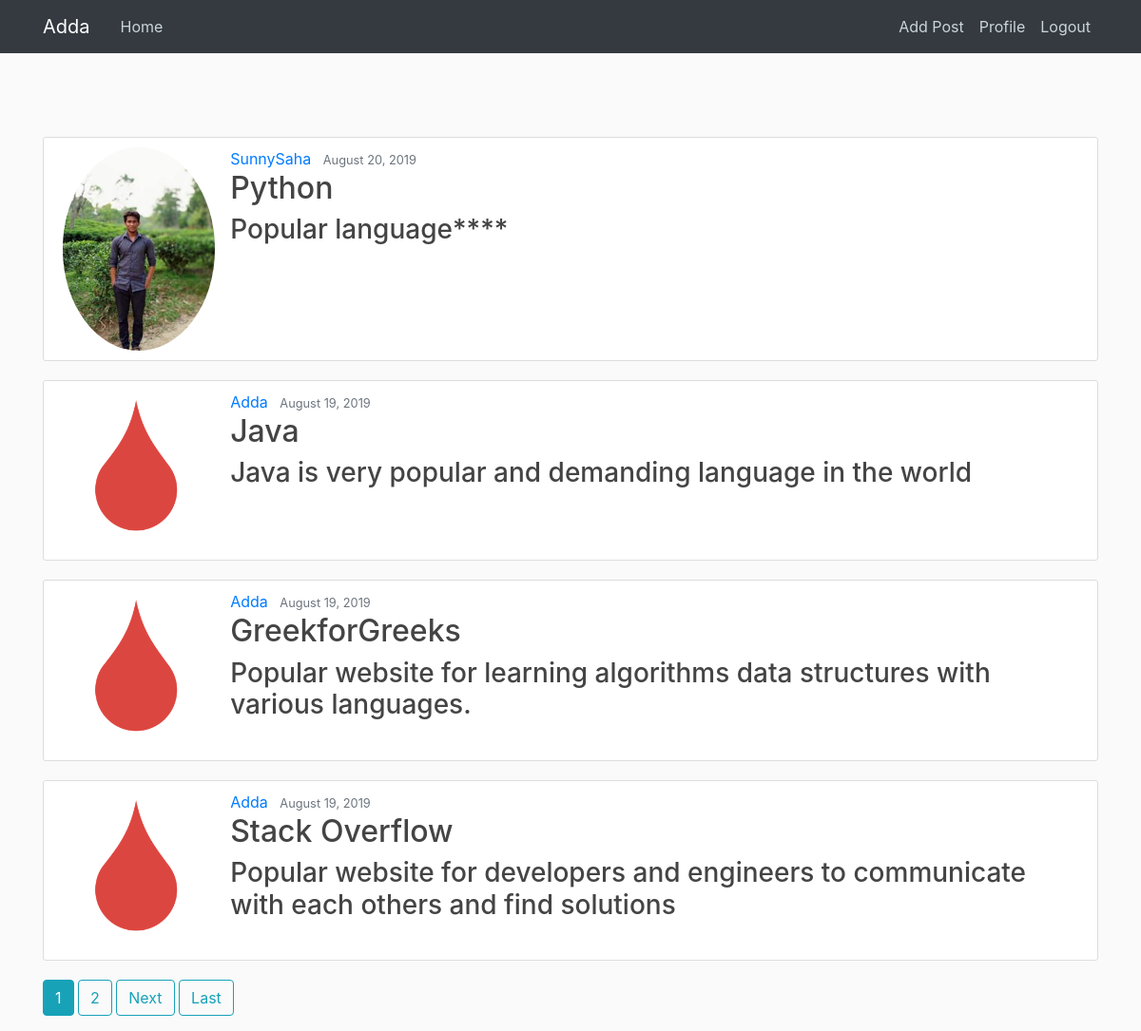
Screenshot of / (signed in) with the database file from the repository.
### easyshare/models.py (models this page shows, shortened)
class Posts(models.Model):
    title = models.CharField(max_length=250)
    content = models.TextField()
    date_posted = models.DateTimeField(default=timezone.now)
    author = models.ForeignKey(User, on_delete=models.CASCADE)

### users/models.py (models this page shows, shortened)
class Profile(models.Model):
    user = models.OneToOneField(User, on_delete=models.CASCADE)
    image = models.ImageField(default='default.jpg', upload_to='profile_pics')

### easyshare/views.py (the view)
# urls.py: path('', postListview.as_view(), name='homepage'),
class postListview(ListView, LoginRequiredMixin):
        model = Posts
        template_name = 'easyshare/index.html'
        context_object_name = 'items'
        ordering = ['-date_posted']
        paginate_by = 4

### easyshare/templates/easyshare/index.html (shortened to what this page needs)
{% extends 'easyshare/base.html'%}
{% block content %}
    {% for item in items %}
        <article class="media content-section mt-3" >
            <img class="rounded-circle img-responsive" width="15%" src="{{ item.author.profile.image.url }}"/>
            <div class="media-body">
                <div class="article-metadata">
                     <a class="mr-2 ml-3" href="{% url 'user-posts' item.author.username %}">{{ item.author }}</a>
                     <small class="text-muted">{{ item.date_posted|date:"F d, Y" }}</small>
                 </div>
                     <h2 class="ml-3"><a class="article-title" href="{% url 'post_details' item.id %}">{{ item.title }}</a></h2>
                    <h3 class="ml-3"> {{ item.content }}</h3>
            </div>
         </article>
    {% endfor %}
<div class="mb-3">
    {% if is_paginated %}
        {% for num in page_obj.paginator.page_range %}
            {% if page_obj.number == num %}
                 <a class="btn btn-info md-4" href="?page={{ num }}"> {{ num }}</a>
            {% elif num > page_obj.number|add:'-2' and num < page_obj.number|add:'2' %}
                <a class="btn btn-outline-info md-4" href="?page={{ num }}">{{ num }}</a>
            {% endif %}
        {% endfor %}
        {% if page_obj.has_next %}
            <a class="btn btn-outline-info md-4" href="?page={{ page_obj.next_page_number }}">Next</a>
            <a class="btn btn-outline-info md-4" href="?page={{ page_obj.paginator.num_pages }}">Last</a>
        {% endif %}
    {% endif %}
    </div>
{% endblock content %}

### easyshare/static/easyshare/main.css (style rules this page uses)
body { background: #fafafa; color: #333333; margin-top: 5rem; }
h1, h2, h3, h4, h5, h6 { color: #444444; }
.content-section { background: #ffffff; padding: 10px 20px; border: 1px solid #dddddd; border-radius: 3px; margin-bottom: 20px; }
.article-title { color: #444444; }

### rows the page displays
Posts: author.profile.image (picture), author "SunnySaha", date_posted "August 20, 2019", title "Python", content "Popular language****"
Posts: author.profile.image (picture), author "Adda", date_posted "August 19, 2019", title "Java", content "Java is very popular and demanding language in the world"
Posts: author.profile.image (picture), author "Adda", date_posted "August 19, 2019", title "GreekforGreeks", content "Popular website for learning algorithms data structures with various languages."
Posts: author.profile.image (picture), author "Adda", date_posted "August 19, 2019", title "Stack Overflow", content "Popular website for developers and engineers to communicate with each others and find solutions"

### other values shown
{{ num }} "1"
{{ num }} "2"
